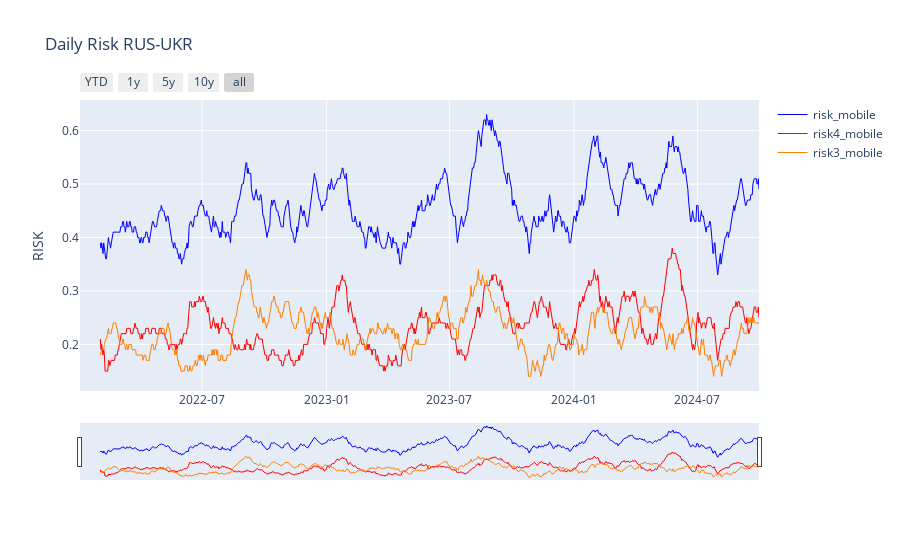

The cell this chart's notebook holds for it:
### Code cell
fig = go.Figure()

fig.add_trace(
    go.Scatter(
        x=df.date,
        y=np.round(df.mobile, 2),
        name="risk_mobile",
        line=dict(color="#0000ff", width=1),
    )
)

fig.add_trace(
    go.Scatter(
        x=df.date,
        y=np.round(df.mobile4, 2),
        name="risk4_mobile",
        line=dict(color="#ff0000", width=1),
    )
)

fig.add_trace(
    go.Scatter(
        x=df.date,
        y=np.round(df.mobile3, 2),
        name="risk3_mobile",
        line=dict(color="#ff8000", width=1),
    )
)

# Set title
fig.update_layout(
    height=600,
    title=f"Daily Risk {actor1_code}-{actor2_code}",
    yaxis_title="RISK",
    xaxis=dict(tickformat="%Y-%m")
)

# Add range slider
fig.update_layout(
    xaxis=dict(
        rangeselector=dict(
            buttons=list([
                dict(count=1,
                     label="YTD",
                     step="year",
                     stepmode="todate"),
                dict(count=1,
                     label="1y",
                     step="year",
                     stepmode="backward"),
                dict(count=5,
                     label="5y",
                     step="year",
                     stepmode="backward"),
                dict(count=10,
                     label="10y",
                     step="year",
                     stepmode="backward"),
                dict(step="all")
            ]),
            
        ),
        rangeslider=dict(
            visible=True,
        ),
        type="date"
    )
)

fig.write_html("data/daily_risk_x3.html")
fig.show()

### Figure 1 — Plotly figure (JSON) as saved in the notebook; plotly's stock layout.template omitted (floating-point values rounded to 4 significant figures; data arrays with more than 128 entries replaced by an {"elided": "..."} marker saying what was removed)
{"data": [{"line": {"color": "#0000ff", "width": 1}, "name": "risk_mobile", "type": "scatter", "x": {"elided": "996 str values"}, "y": {"elided": "996 float values"}}, {"line": {"color": "#ff0000", "width": 1}, "name": "risk4_mobile", "type": "scatter", "x": {"elided": "996 str values"}, "y": {"elided": "996 float values"}}, {"line": {"color": "#ff8000", "width": 1}, "name": "risk3_mobile", "type": "scatter", "x": {"elided": "996 str values"}, "y": {"elided": "996 float values"}}], "layout": {"autosize": true, "title": {"text": "Daily Risk RUS-UKR"}, "xaxis": {"autorange": true, "range": ["2022-01-02", "2024-09-30"], "rangeselector": {"buttons": [{"count": 1, "label": "YTD", "step": "year", "stepmode": "todate"}, {"count": 1, "label": "1y", "step": "year", "stepmode": "backward"}, {"count": 5, "label": "5y", "step": "year", "stepmode": "backward"}, {"count": 10, "label": "10y", "step": "year", "stepmode": "backward"}, {"step": "all"}]}, "rangeslider": {"autorange": true, "range": ["2022-01-02", "2024-09-30"], "visible": true, "yaxis": {"_template": null, "rangemode": "match"}}, "tickformat": "%Y-%m", "type": "date"}, "yaxis": {"autorange": true, "range": [0.1128, 0.6572], "title": {"text": "RISK"}, "type": "linear"}}}
